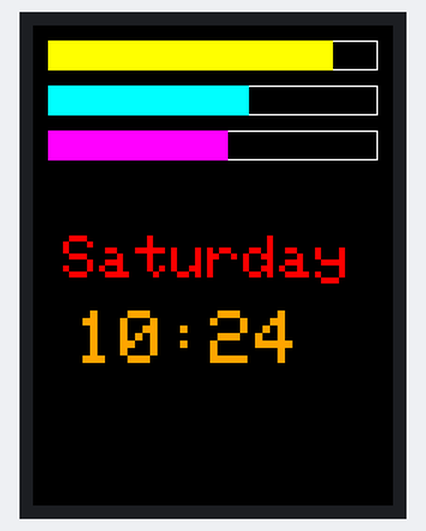
Bench run of a sketch on a simulated Arduino Mega 2560, built with avr-gcc and run on an emulated ATmega2560. Parts: 240×320 colour display. The local clock reads 2024-03-15 10:24:30 at power-on unless the sketch sets it; what the sketch prints to the serial monitor is not drawn.

Above: at 0.3 s.
At 30.5 s:
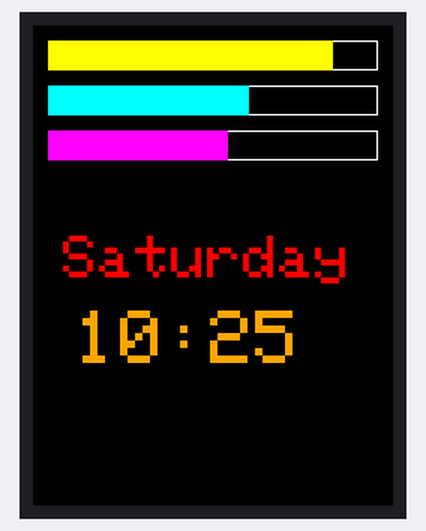
At 90.3 s:
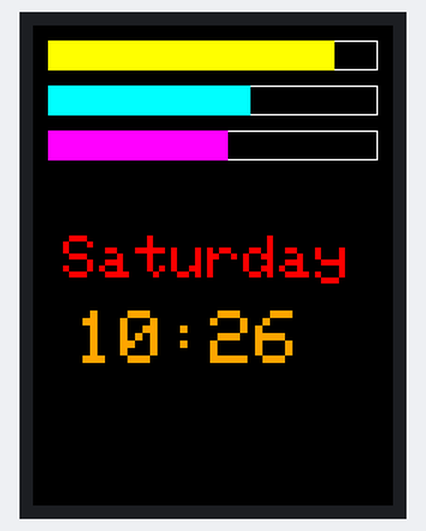

The sketch:

ClockWithCountdown.ino
```cpp
#include <Adafruit_GFX.h>
#include <Adafruit_ILI9341.h>
#include <MCUFRIEND_kbv.h>
#include "UserSettings.h"
#include <virtuabotixRTC.h>

#define TFT_CS   10
#define TFT_DC   9
#define TFT_RST  8

int LastMinute = -1; // Initialize to an invalid value

MCUFRIEND_kbv tft;

virtuabotixRTC myRTC(50, 48, 49);

void setup() {
  Serial.begin(9600);

  uint32_t When = millis();
  if (!Serial) delay(5000);
  Serial.println("Serial took " + String((millis() - When)) + "ms to start");

  if (SetTimeOnBoot) {
    myRTC.setDS1302Time(Seconds, Minutes, Hours, DayOfWeek, DayOfMonth, Month, Year);
  }

  tft.reset(); // Reset TFT display
  uint16_t ID = tft.readID(); // Read display ID
  Serial.print("ID = 0x");
  Serial.println(ID, HEX);
  if (ID == 0xD3D3) ID = 0x9481;
  tft.begin(ID); // Initialize TFT display

  tft.setRotation(0);
}

void loop() {
  myRTC.updateTime();

  // Check if the minute has changed
  if (myRTC.minutes != LastMinute) {
    DisplayTime();
    DrawProgressBars();
    LastMinute = myRTC.minutes;
  }

  delay(500); // Add a small delay to avoid rapid updates
}

void DisplayTime() {
  tft.fillScreen(BackColor);

  // Display day of the week
  tft.setTextSize(DayFontSize);
  int DayOfWeek = myRTC.dayofweek;
  String DayOfWeekStr = GetDayOfWeekString(DayOfWeek);
  int DayWidth = DayOfWeekStr.length() * (DayFontSize * 5); // Adjust this value based on the font size
  DayXPos = (tft.width() - DayWidth) / 2 - 20;

  // Set color for the day of the week
  uint16_t DayColor = GetDayColor(DayOfWeek);
  tft.setTextColor(DayColor);

  tft.setCursor(DayXPos, DayYPos);
  tft.print(DayOfWeekStr);

  // Display time
  tft.setTextSize(TimeFontSize);
  tft.setTextColor(TimeColor);
  tft.setCursor(TimeXPos, TimeYPos);

  String TimeStr = GetTimeString(myRTC.hours, myRTC.minutes);
  int TimeWidth = TimeStr.length() * (TimeFontSize * 5); // Adjust this value based on the font size

  tft.print(TimeStr);
}

String GetTimeString(int Hours, int Minutes) {
  String Period = (Hours >= 12) ? "PM" : "AM";
  Hours = (Hours % 12 == 0) ? 12 : Hours % 12;

  // Add AM or PM to the time
  if (Show12h) {
    String TimeStr = String(Hours) + ":" + (Minutes < 10 ? "0" : "") + String(Minutes) + " " + Period;
    return TimeStr;
  } else {
    String TimeStr = String(Hours < 10 ? " " : "") + String(Hours) + ":" + (Minutes < 10 ? "0" : "") + String(Minutes);
    return TimeStr;
  }
}

void DrawProgressBars() {
  // Draw progress bars
  DrawProgressBar(ProgressBarX, 10, ProgressBarWidth, ProgressBarHeight, StartTime1, EndTime1, ProgressBarColor1);
  DrawProgressBar(ProgressBarX, 30 + ProgressBarSpacing, ProgressBarWidth, ProgressBarHeight, StartTime2, EndTime2, ProgressBarColor2);
  DrawProgressBar(ProgressBarX, 50 + 2 * ProgressBarSpacing, ProgressBarWidth, ProgressBarHeight, StartTime3, EndTime3, ProgressBarColor3);
}

void DrawProgressBar(int X, int Y, int Width, int Height, int StartTime, int EndTime, uint16_t Color) {
  // Calculate progress bar length
  int CurrentTime = myRTC.hours * 60 + myRTC.minutes;
  int ProgressBarLength = map(CurrentTime, StartTime, EndTime, 0, Width);

  // Draw the outline of the progress bar
  tft.drawRect(X, Y, Width, Height, ILI9341_WHITE);

  // Draw the filled part of the progress bar
  tft.fillRect(X, Y, min(ProgressBarLength, Width), Height, Color);
}
```

UserSettings.h
```cpp
// Real-time clock wiring
// CLK -> 50   DAT -> 48   Reset -> 49   VCC -> 5v   GND -> GND

bool SetTimeOnBoot = false;
int Year = 2023;
int Month = 12;
int DayOfMonth = 30;
int DayOfWeek = 6; // Use A number between 1-7 with Monday as 1
int Hours = 23; // Use 24h time
int Minutes = 8;
int Seconds = 0;

// Variable for background color
uint16_t BackColor = ILI9341_BLACK; // Color for the background

// Variables for text positioning
int DayXPos = 150;
int DayYPos = 140;
int TimeXPos = 28;
int TimeYPos = 190;

// Variable for time color
uint16_t TimeColor = ILI9341_ORANGE; // Color for the time

// Font size variables
int DayFontSize = 4;
int TimeFontSize = 5;

// Add AM or PM to the time
bool Show12h = false;

// Progress bar settings
int ProgressBarX = 10; // X position of progress bars
int ProgressBarWidth = 220; // Width of progress bars
int ProgressBarHeight = 20; // Height of progress bars
int ProgressBarSpacing = 10; // Spacing between progress bars

uint16_t ProgressBarColor1 = ILI9341_YELLOW; // Define color for progress bar 1
int StartTime1 = 0; // Start time for progress bar 1 (12:00 AM)
int EndTime1 = 720; // End time for progress bar 1 (12:00 PM)

uint16_t ProgressBarColor2 = ILI9341_CYAN; // Define color for progress bar 2
int StartTime2 = 0; // Start time for progress bar 2 (12:00 AM)
int EndTime2 = 1020; // End time for progress bar 2 (5:00 PM)

uint16_t ProgressBarColor3 = ILI9341_MAGENTA; // Define color for progress bar 3
int StartTime3 = 0; // Start time for progress bar 3 (12:00 AM)
int EndTime3 = 1140; // End time for progress bar 3 (7:00 PM)

// Customize the color for each day of the week
uint16_t GetDayColor(int DayOfWeek) {
  switch (DayOfWeek) {
    case 1: // Monday
      return ILI9341_GREEN;
    case 2: // Tuesday
      return ILI9341_GREEN;
    case 3: // Wednesday
      return ILI9341_GREEN;
    case 4: // Thursday
      return ILI9341_GREEN;
    case 5: // Friday
      return ILI9341_RED;
    case 6: // Saturday
      return ILI9341_RED;
    case 7: // Sunday
      return ILI9341_GREEN;
    default:
      return ILI9341_WHITE;
  }
}

String GetDayOfWeekString(int DayOfWeek) {
  switch (DayOfWeek) {
    case 1:
      return "Monday";
    case 2:
      return "Tuesday";
    case 3:
      return "Wednesday";
    case 4:
      return "Thursday";
    case 5:
      return "Friday";
    case 6:
      return "Saturday";
    case 7:
      return "Sunday";
    default:
      return "Unknown";
  }
}
```

Measured:
- what the display in image 0 shows lasts 30.1 s, from 0.2 s to 30.3 s
- what the display in image 1 shows lasts 59.7 s, from 30.4 s to 90.1 s
